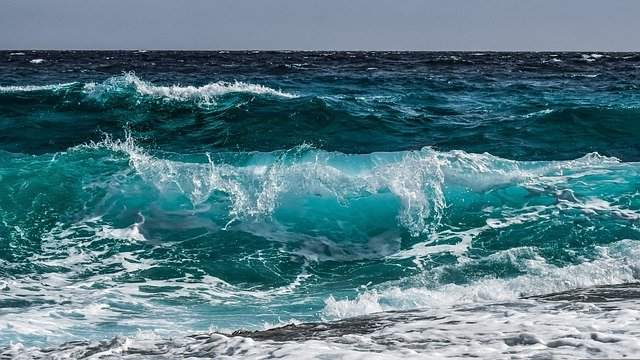
#> input picture opencv_pixel_process/ocean.jpg, 640 x 360 px
$ python histogram_stretching.py
#> lines starting #> are read from the running program, lines starting #| are printed output that depends on the picture
import cv2
import numpy as np
import matplotlib.pyplot as plt

def search_value_idx(hist, bias=0):
    for i in range(hist.shape[0]): # 0 ~ 63(64-1)까지 순회
        idx = np.abs(bias - i)     # 검색 위치(처음 혹은 마지막)
        if hist[idx] > 0: # 해당 검색 위치에 빈도가 있으면
            return idx    # 최저 혹은 최대
    return -1

img = cv2.imread('ocean.jpg', cv2.IMREAD_GRAYSCALE)
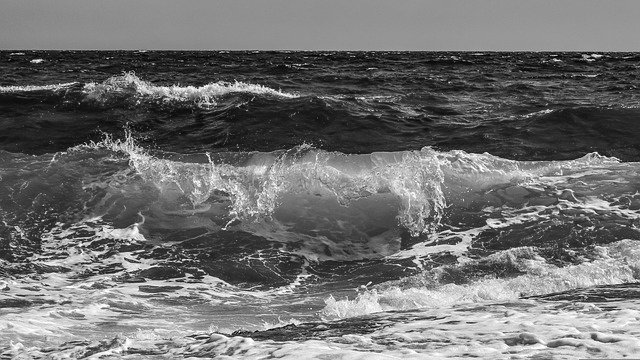
#> img: shape (360, 640); min 0, max 255, mean 112.7
if img is None: raise Exception('영상 읽기 에러')

img = cv2.add(img, 100) # 영상 어둡게 해서 분포를 조금 치우치게 함
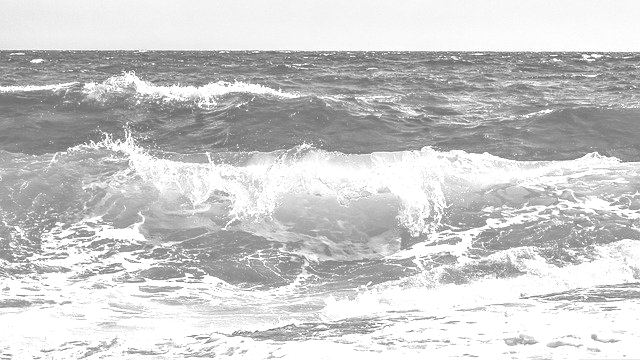
#> img: shape (360, 640); min 100, max 255, mean 203.1

histSize, ranges = 64, [0, 256]
hist = cv2.calcHist([img], [0], None, [histSize], ranges)
#> hist = 64 values, max 58761 at index 63, min 0 at index 0, mean 3600

# 히스토그램에서 빈도 행렬에 빈도값이 있는 최저 위치(low), 회고 위치(high) 찾기
bin_width = ranges[1] / histSize  # 256 / 64 = 4
low_level = search_value_idx(hist, 0)
#> low_level = 25
high_level = search_value_idx(hist, histSize - 1)
#> high_level = 63
low_pixel = low_level * bin_width
#> low_pixel = 100
high_pixel = high_level * bin_width
#> high_pixel = 252
# 어느 계급에 속하는가? * bin_width(4) = 실제 픽셀 값
print(f'low_pos:{low_level}, high_pos:{high_level}')
#| low_pos:25, high_pos:63
print(f'low_pixel: {low_pixel}, high_pixel: {high_pixel}')
#| low_pixel: 100.0, high_pixel: 252.0

# 스트레칭 수식 적용해서 룩업 테이블 생성
idx = np.arange(0, 256)
idx = (idx - low_pixel)/(high_pixel - low_pixel) * 255
#> idx = 256 values from -167.8 to 260
idx[:int(low_pixel)] = 0  # 히스토그램 처음 ~ 최저 위치 부분을 0으로 만든다.
idx[int(high_pixel+1):] = 255 # 히스토그램 최고 위치 부분을 255로 만든다.
print('LUT:\n', {i: v for i, v in enumerate(idx)})
#> (printed output is left out)

dst = cv2.LUT(img, idx.astype('uint8')) # 룩업 테이블 적용
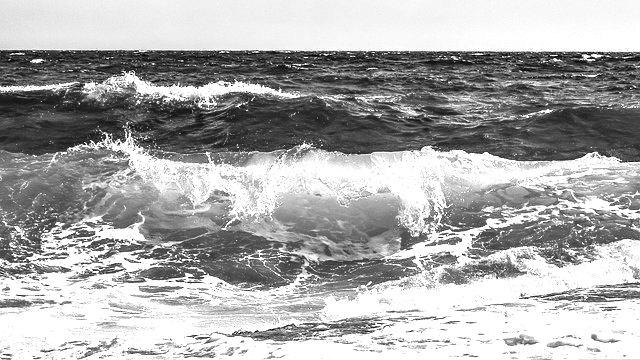
#> dst: shape (360, 640); min 0, max 255, mean 171.4
# [8 lines of commented-out code are left out]

cv2.imshow('Origin', img)
cv2.imshow('Stretching', dst)

plt.subplots(2, 1, constrained_layout=True)
plt.suptitle('Result')

plt.subplot(2, 1, 1)
plt.title('Original image histogram')
plt.hist(img.ravel(), bins=histSize, range=ranges)

plt.subplot(2, 1, 2)
plt.title('Histogram stretching')
plt.hist(dst.ravel(), bins=histSize, range=ranges)
plt.show()
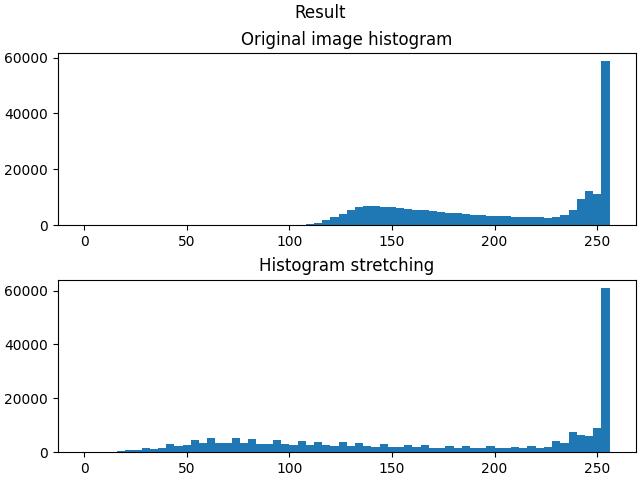
#> figure drawn by matplotlib, 2 panels; panel 1: tallest bar 58761 high, from x = 252 to 256; panel 2: tallest bar 60980 high, from x = 252 to 256

cv2.waitKey(0)

$ run again, with opencv_pixel_process/butterfly.jpg copied over opencv_pixel_process/ocean.jpg
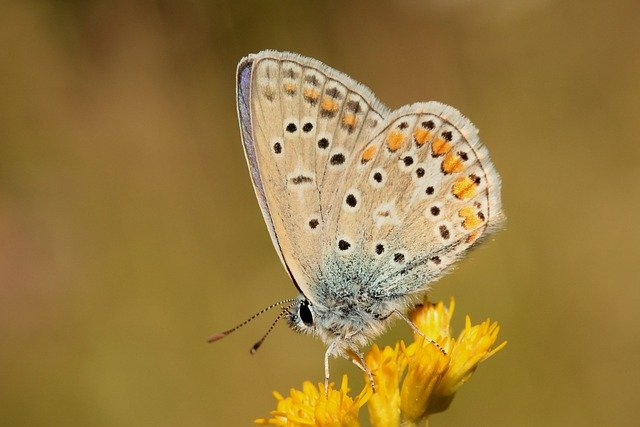
#> input picture opencv_pixel_process/butterfly.jpg, 640 x 427 px
#> `img = cv2.add(img, 100)`:
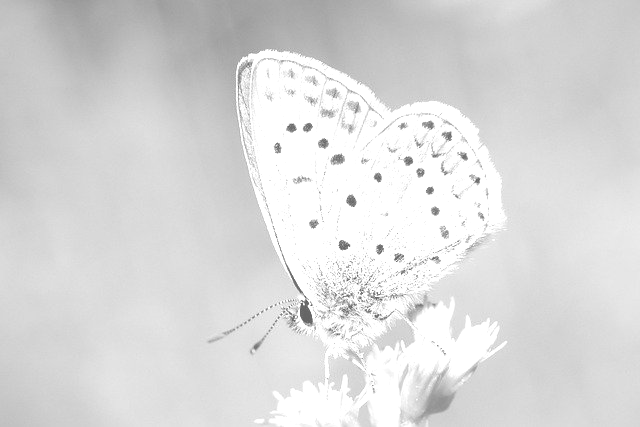
#> img: shape (427, 640); min 100, max 255, mean 218.3
#> hist = 64 values, max 49270 at index 63, min 0 at index 0, mean 4270
#> low_level = 25
#> high_level = 63
#> low_pixel = 100
#> high_pixel = 252
#| low_pos:25, high_pos:63
#| low_pixel: 100.0, high_pixel: 252.0
#> `idx = (idx - low_pixel)/(high_pixel - low_pixel) * 255`: idx = 256 values from -167.8 to 260
#> (printed output is left out)
#> `plt.show()`:
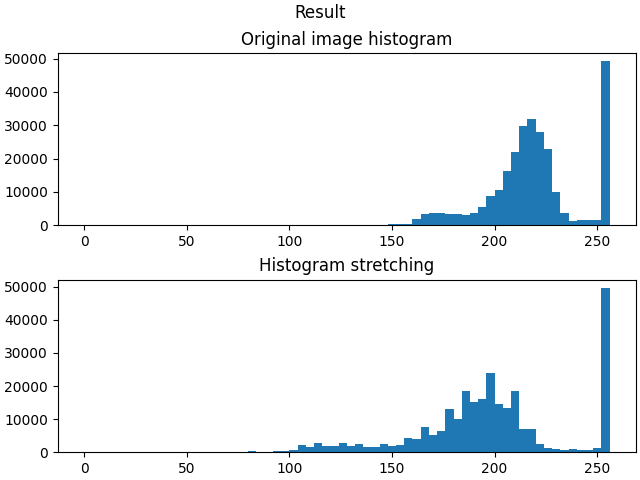
#> figure drawn by matplotlib, 2 panels; panel 1: tallest bar 49270 high, from x = 252 to 256; panel 2: tallest bar 49702 high, from x = 252 to 256

$ run again, with opencv_pixel_process/test.jpg copied over opencv_pixel_process/ocean.jpg
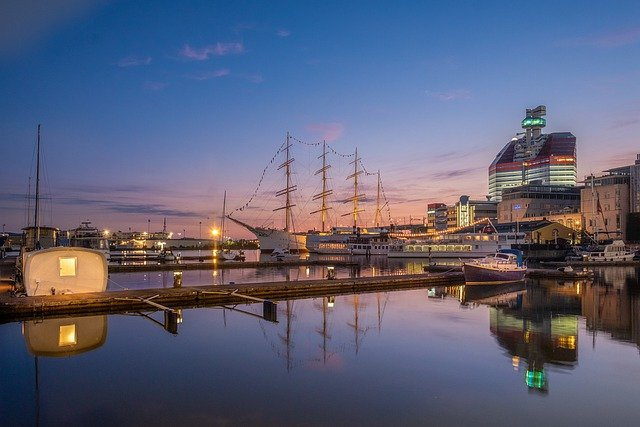
#> input picture opencv_pixel_process/test.jpg, 640 x 427 px
#> `img = cv2.add(img, 100)`:
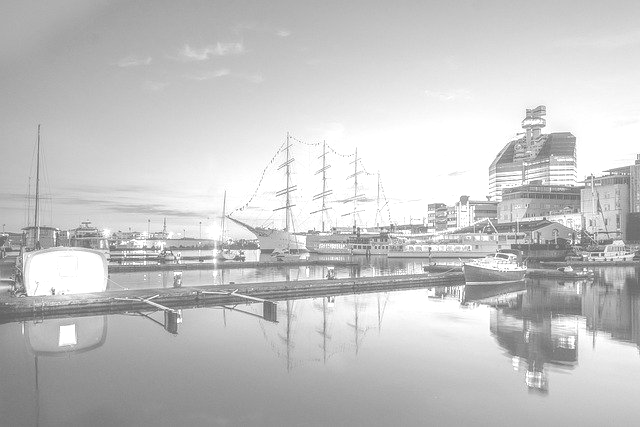
#> img: shape (427, 640); min 100, max 255, mean 196.8
#> hist = 64 values, max 31779 at index 63, min 0 at index 0, mean 4270
#> low_level = 25
#> high_level = 63
#> low_pixel = 100
#> high_pixel = 252
#| low_pos:25, high_pos:63
#| low_pixel: 100.0, high_pixel: 252.0
#> `idx = (idx - low_pixel)/(high_pixel - low_pixel) * 255`: idx = 256 values from -167.8 to 260
#> (printed output is left out)
#> `plt.show()`:
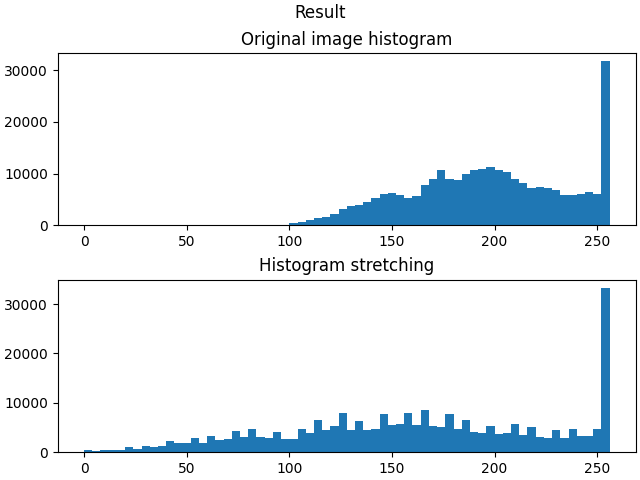
#> figure drawn by matplotlib, 2 panels; panel 1: tallest bar 31779 high, from x = 252 to 256; panel 2: tallest bar 33286 high, from x = 252 to 256
